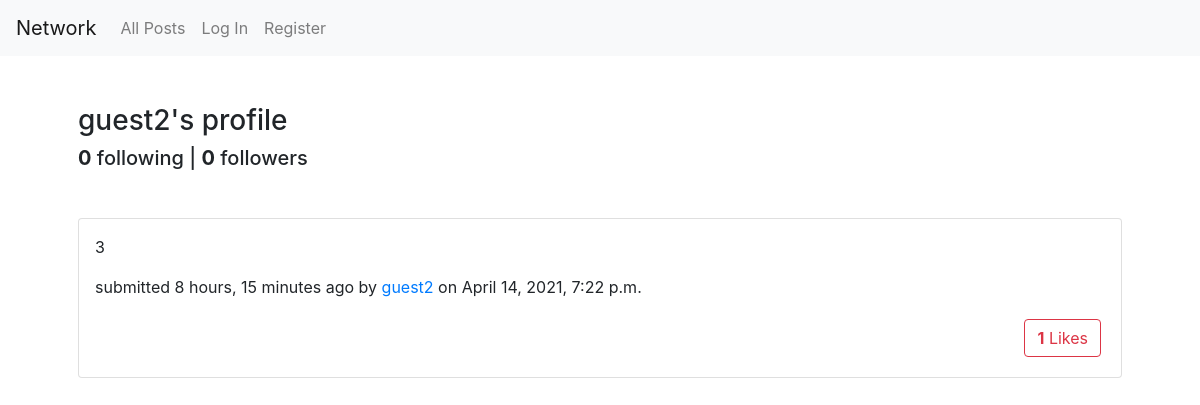
Page /profile/2 on the earlier database version.
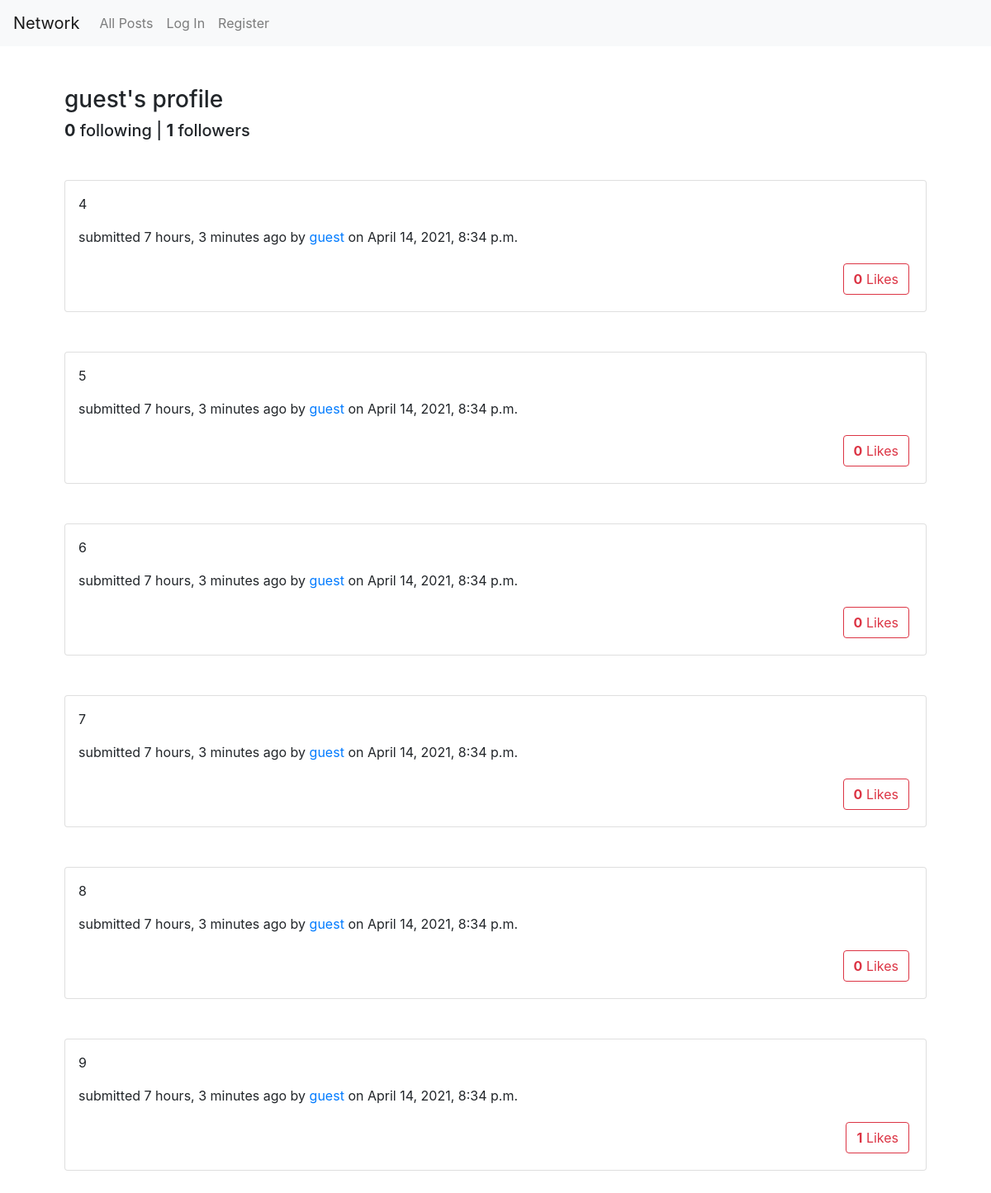
Same page on the later database version.
### network/models.py (models this page shows, shortened)
class Profile(models.Model):
    user = models.OneToOneField(User, on_delete=models.CASCADE)
    image = models.CharField(max_length=250)
    following = models.ManyToManyField(User, symmetrical=False, blank=True, related_name="follower")
    def __str__(self):
        return self.user.username

class Post(models.Model):
    body = models.CharField(max_length=250)
    post_date = models.DateTimeField(auto_now_add=True)
    user = models.ForeignKey(User, on_delete=models.CASCADE)
    likes = models.ManyToManyField(User, symmetrical=False, default=0, related_name="likes")

### network/views.py (the view)
# urls.py: path("profile/<int:user_id>", views.profile, name="profile"),
def profile(request, user_id):
    if request.method == "GET":
        try:
            profile = Profile.objects.get(user_id=user_id)
        except Profile.DoesNotExist:
            JsonResponse({"error": "Cannot find user."}, status=400)
        posts = Post.objects.filter(user_id=user_id).order_by("post_date")
        following = list(profile.following.all())
        follower = Profile.objects.filter(following=profile.user)
        context = {"profile": profile, "posts": posts, "following": following, "follower": follower}
        return render(request, "network/profile.html", context)
    return render(request, "network/login.html")

### network/templates/network/profile.html (shortened to what this page needs)
{% extends "network/layout.html" %}
{% block body %}
    {% include 'network/profile_component.html' %}
    <div id="posts-view">
        {% for post in posts %}
            {% include 'network/post.html' %}
        {% endfor%}
    </div>
{% endblock %}

### network/templates/network/profile_component.html (shortened to what this page needs)
<h3 id="profile-card-{{profile.id}}">{{profile}}'s profile</h3>
<h5><strong id="following-num-{{profile.id}}">{{following|length}}</strong> following | <strong id="follower-num-{{profile.id}}">{{follower|length}}</strong> followers</h5>

### network/templates/network/post.html (shortened to what this page needs)
<div class="card my-5 p-3" id="post-card-{{post.id}}">
    <p id="post-body-{{post.id}}">{{post.body}}</p>
    <p>submitted {{post.post_date|timesince}} ago by <a id="profile-{{post.id}}" href="{% url 'profile' post.user.id %}">{{post.user}}</a> on {{post.post_date}}</p>
    <div id="btns-{{post.id}}" class="text-right">
        <button type="button" class="btn btn-outline-danger m-1" id="like-btn-{{post.id}}"><b id="likes-count-{{post.id}}">{{post.likes.count}}</b> Likes</button>
    </div>
</div>

Differences in the rows shown:
no longer on this page (row edited): Post: body "3", post_date "8 hours, 15 minutes", user "guest2", post_date "April 14, 2021, 7:22 p.m.", likes.count "1"
changed through a linked row, Profile: user.username "guest2" → "guest"
now on this page (row edited): Post: body "4", post_date "7 hours, 3 minutes", user "guest", post_date "April 14, 2021, 8:34 p.m.", likes.count "0"
now on this page (row edited): Post: body "5", post_date "7 hours, 3 minutes", user "guest", post_date "April 14, 2021, 8:34 p.m.", likes.count "0"
now on this page (row edited): Post: body "6", post_date "7 hours, 3 minutes", user "guest", post_date "April 14, 2021, 8:34 p.m.", likes.count "0"
now on this page (row edited): Post: body "7", post_date "7 hours, 3 minutes", user "guest", post_date "April 14, 2021, 8:34 p.m.", likes.count "0"
now on this page (row edited): Post: body "8", post_date "7 hours, 3 minutes", user "guest", post_date "April 14, 2021, 8:34 p.m.", likes.count "0"
now on this page (row edited): Post: body "9", post_date "7 hours, 3 minutes", user "guest", post_date "April 14, 2021, 8:34 p.m.", likes.count "1"
Other differences:
{{ follower|length }}: "0" → "1"
